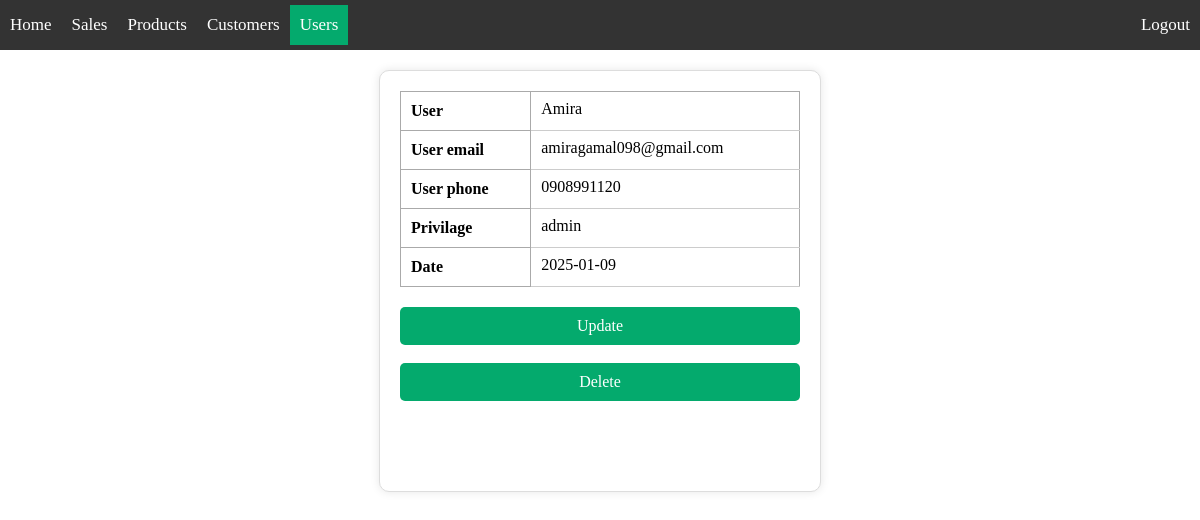
The app's page /users/info_user/1 (signed in) with its own data.
### app/models/user.py (models this page shows, shortened)
class User(db.Model, UserMixin):
    __tablename__ = 'user'
    id = db.Column(db.Integer, primary_key=True)
    user_name = db.Column(db.String(200), nullable=False)
    user_email = db.Column(db.String(200), nullable=False)
    user_phone = db.Column(db.String(15))
    password = db.Column(db.String(128), nullable=False)
    active = db.Column(db.Boolean(), default=True)
    roles = db.relationship('Role', secondary='user_roles', backref='roled')
    date = db.Column(db.DateTime, default=datetime.now(pytz.UTC))
    fs_uniquifier = db.Column(db.String(90), nullable=False, unique=True,
                              default=generate_unique_value)

class Role(db.Model, RoleMixin):
    __tablename__ = 'role'
    id = db.Column(db.Integer, primary_key=True)
    name = db.Column(db.String(50), unique=True)

### app/users/routes.py (the view)
@bp.route('/info_user/<int:id>', methods=['GET'])
@roles_accepted('admin', 'supervisor')
def info_user(id):
    user = User.query.get_or_404(id)
    return render_template('users/info_user.html', user=user)

### app/templates/users/info_user.html (shortened to what this page needs)
{% extends 'base.html' %}
{% block content %}
<div class="content">
    <div class="info">
        <div class="table_box">
            <table>
                <tr>
                    <th>User</th>
                    <td>{{ user.user_name }}</td>
                </tr>
                <tr>
                    <th>User email</th>
                    <td>{{ user.user_email }}</td>
                </tr>
                <tr>
                    <th>User phone</th>
                    <td>{{ user.user_phone }}</td>
                </tr>
                <tr>
                    <th>Privilage</th>
                    <td>{{ user.roles[0].name }}</td>
                </tr>
                <tr>
                    <th>Date</th>
                    <td>{{ user.date.date() }}</td>
                </tr>
            </table>
        </div>
        <div class="edit">
            {% if current_user.has_role('admin') or current_user.has_role('editor')%}
            <a href="/users/update_user/{{user.id}}" id="update">Update</a>
            <br/>
            <a href="{{ url_for('users.delete_user', id=user.id) }}" onclick="return confirm('are you sure you want delete this record?!')" id="delete">Delete</a>
            {% endif %}
        </div>
    </div>
</div>
{% endblock %}

### app/static/css/styles.css (style rules this page uses)
html , body { margin: 0; padding: 0; overflow: hidden; }
.view table, td, th { border: 1px solid #aaa; }
.content { width: 100%; }
.info { width: 400px; height: 380px; margin: 20px auto; padding: 20px; background-color: #fff; border: 1px solid #ddd; border-radius: 10px; box-shadow: 0 0 10px rgba(0, 0, 0, 0.1); display: flex; flex-direction: column; }
.table_box { width: 100%; }
.table_box table { width: 100%; border-collapse: collapse; }
.table_box th, td { padding: 10px; text-align: left; }
.table_box th { font-weight: bold; }
.table_box td { border-bottom: 1px solid #ccc; padding-top: 5px; }
#update { font-size: 16px; display: block; color: #fff; background-color: #04AA6D; text-align: center; padding: 10px 0; border: none; text-decoration: none; margin-top: 20px; border-radius: 5px; width: 100%; transition: background-color 0.3s ease; }
#delete { font-size: 16px; display: block; color: #fff; background-color: #04AA6D; text-align: center; padding: 10px 0; border: none; text-decoration: none; margin-top: 0; border-radius: 5px; width: 100%; transition: background-color 0.3s ease; }

### records on screen
User: user_name "Amira", user_email "amiragamal098@gmail.com", user_phone "0908991120", date "2025-01-09"
Role: name "admin"
